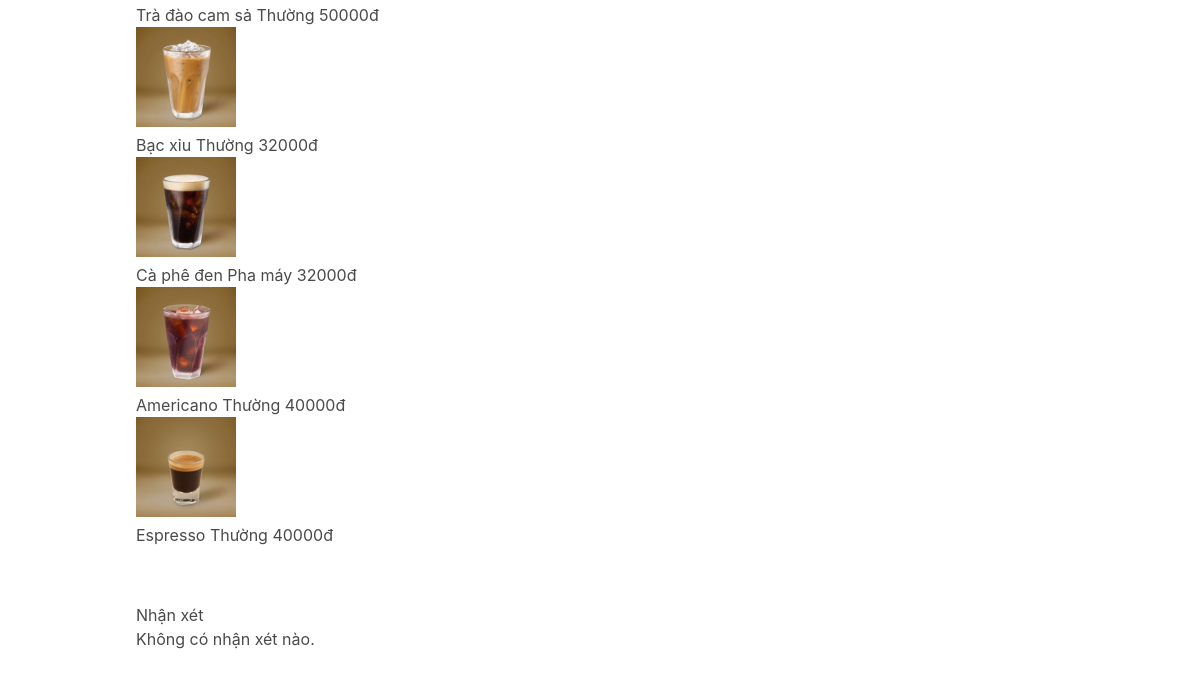
Before: /reviews/4/ (lower part) with the older database file.
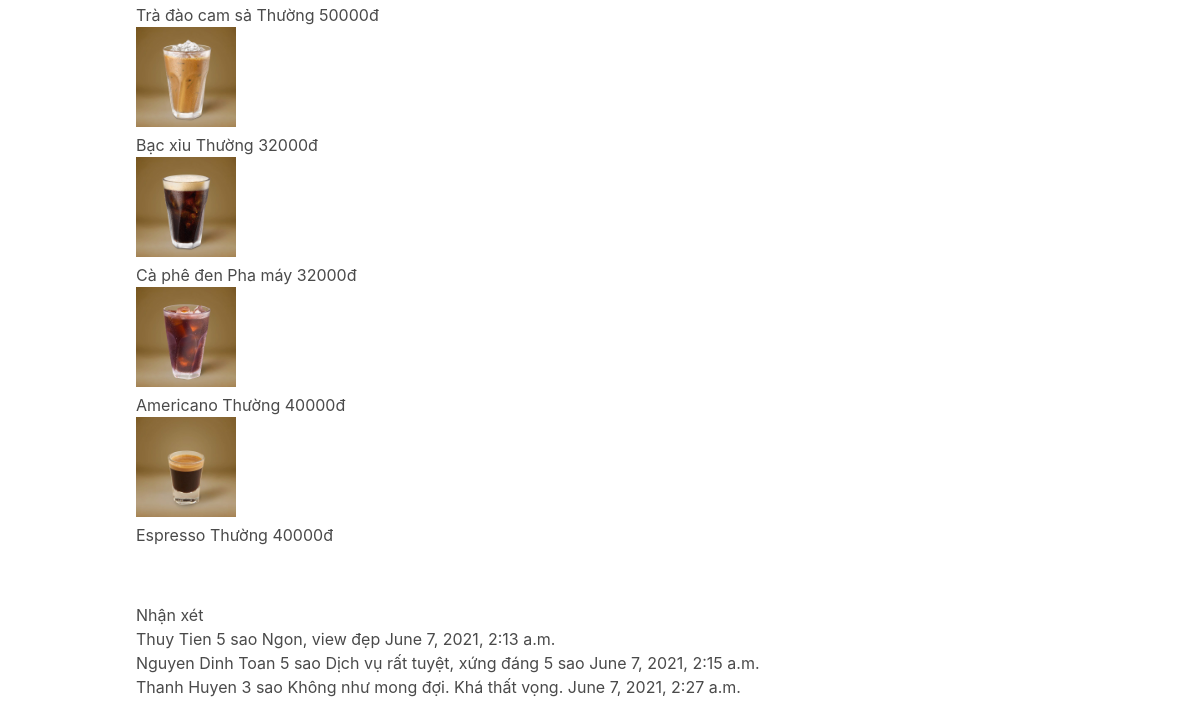
After: the same page with the newer database file.
### reviews/models.py (models this page shows)
class Menu(models.Model):
    coffee_bar = models.ForeignKey(CoffeeBar, on_delete=models.CASCADE)
    name = models.CharField(null=False, blank=False, max_length=255)
    price = models.DecimalField(max_digits=10, decimal_places=0)
    image = models.ImageField(upload_to='menus', null=True, blank=True)
    description = models.CharField(null=True, max_length=255, blank=True)

class Review(models.Model):
    author = models.ForeignKey(User, on_delete=models.CASCADE)
    coffee_bar = models.ForeignKey(CoffeeBar, on_delete=models.CASCADE)
    vote = models.PositiveIntegerField(default=5)
    description = models.TextField(null=True)
    created_at = models.DateTimeField(auto_now_add=True)

### reviews/views.py (the view)
# urls.py: path('<int:coffeeBar_id>/', coffee_bars_detail, name='detail'),
def coffee_bars_detail(request, coffeeBar_id):
    coffeeBar = get_object_or_404(CoffeeBar, pk=coffeeBar_id)
    return render(request, 'reviews/coffee_bars_detail.html', {'coffeeBar': coffeeBar})

### reviews/templates/reviews/coffee_bars_detail.html (shortened to what this page needs)
{% extends 'base.html' %}
{% block content %}
 <div class="shadow-2xl bg-white rounded-md mb-5 px-4 py-4">
		{% for menu in coffeeBar.menu_set.all %}
		<div class="item">
			<div class="coffee-img">
            <img class="img-item" src="{{ menu.image.url }}" width="100px" height="auto">
			</div>
			<div class="item_menu">
				<label class="name" for="menu{{ forloop.counter }}">{{ menu.name }}</label>
				<label class="description" for="menu{{ forloop.counter }}">{{ menu.description }}</label>
				<label class="price" for="menu{{ forloop.counter }}">{{ menu.price }}đ</label>
			</div>
		</div>
		{% endfor %}
</div>
<div class="shadow-2xl bg-white rounded-md mb-5 px-4 py-4">
	<h1 class="text-black font-bold">Nhận xét</h1>
		{% if coffeeBar.review_set.all %}
			{% for review in coffeeBar.review_set.all %}
				<div class="item">
					<label class="user-name" for="review{{ forloop.counter }}">{{ review.author.last_name }} {{ review.author.first_name }}</label>
					<label class="vote" for="review{{ forloop.counter }}">{{ review.vote }} sao</label>
					<label class="description" for="review{{ forloop.counter }}">{{ review.description }}</label>
					<label class="time" for="review{{ forloop.counter }}">{{ review.created_at }}</label>
				</div>
			{% endfor %}
		{% else %}
        	<p>Không có nhận xét nào.</p>
    {% endif %}
</div>
{% endblock content %}

Changed rows visible on the page:
added Review: author.last_name "Thuy", author.first_name "Tien", vote "5", description "Ngon, view đẹp", created_at "June 7, 2021, 2:13 a.m."
added Review: author.last_name "Nguyen Dinh", author.first_name "Toan", vote "5", description "Dịch vụ rất tuyệt, xứng đáng 5 sao", created_at "June 7, 2021, 2:15 a.m."
added Review: author.last_name "Thanh", author.first_name "Huyen", vote "3", description "Không như mong đợi. Khá thất vọng.", created_at "June 7, 2021, 2:27 a.m."
Other visible differences:
text no longer shown: "Không có nhận xét nào."
